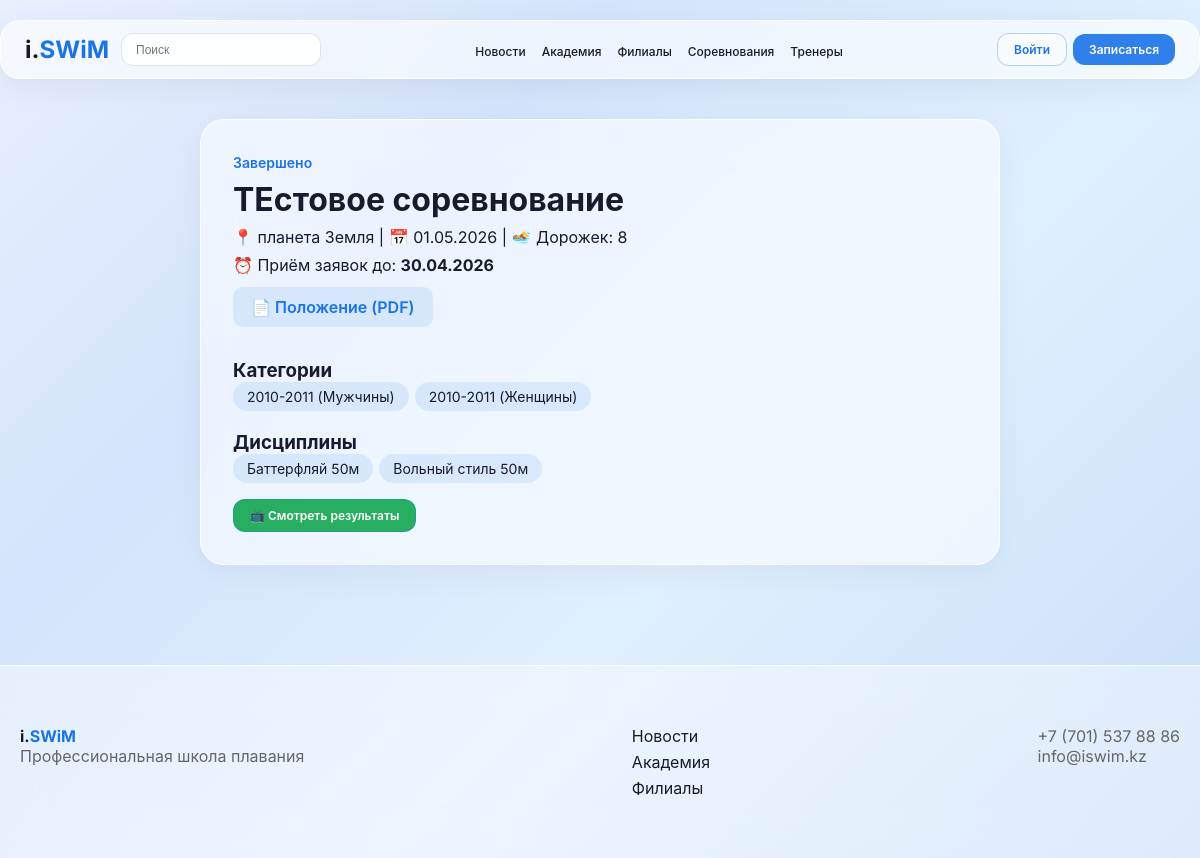
The page /competitions/5/ on the database its author committed.
### competitions/models.py (models this page shows, shortened)
class Competition(models.Model):
    STATUS_CHOICES = [
        ('upcoming', 'Предстоящее'),
        ('registration', 'Регистрация открыта'),
        ('closed', 'Регистрация закрыта'),
        ('ongoing', 'Идёт сейчас'),
        ('finished', 'Завершено'),
        ('cancelled', 'Отменено'),
    ]
    title = models.CharField(max_length=200, verbose_name='Название')
    description = models.TextField(blank=True, verbose_name='Описание')
    location = models.CharField(max_length=300, verbose_name='Место проведения')
    branch = models.ForeignKey(Branch, on_delete=models.SET_NULL, null=True, blank=True, verbose_name='Филиал')
    start_date = models.DateField(verbose_name='Дата начала')
    end_date = models.DateField(blank=True, null=True, verbose_name='Дата окончания')
    registration_deadline = models.DateField(blank=True, null=True, verbose_name='Дедлайн заявок')
    registration_deadline_time = models.CharField(max_length=5, default="23:59", verbose_name="Время закрытия заявок")
    status = models.CharField(max_length=15, choices=STATUS_CHOICES, default='upcoming', verbose_name='Статус')
    lanes = models.PositiveIntegerField(default=6, verbose_name='Количество дорожек')
    regulation = models.FileField(upload_to='regulations/', blank=True, verbose_name='Положение (PDF)')
    created_by = models.ForeignKey(User, on_delete=models.SET_NULL, null=True, verbose_name='Создал')
    created_at = models.DateTimeField(auto_now_add=True, verbose_name='Создано')
    image = models.ImageField(upload_to='competitions/', blank=True, verbose_name='Баннер')
    class Meta:
        verbose_name = 'Соревнование'
        verbose_name_plural = 'Соревнования'
        ordering = ['start_date']

class AgeCategory(models.Model):
    competition = models.ForeignKey(Competition, on_delete=models.CASCADE, related_name='age_categories', verbose_name='Соревнование')
    name = models.CharField(max_length=100, verbose_name='Название')
    birth_year_from = models.PositiveIntegerField(verbose_name='Год рождения от')
    birth_year_to = models.PositiveIntegerField(verbose_name='Год рождения до')
    gender = models.CharField(max_length=1, choices=[('M', 'Мужчины'), ('F', 'Женщины')], verbose_name='Пол')
    class Meta:
        verbose_name = 'Возрастная категория'
        verbose_name_plural = 'Возрастные категории'

class Discipline(models.Model):
    STYLE_CHOICES = [
        ('free', 'Вольный стиль'),
        ('back', 'На спине'),
        ('breast', 'Брасс'),
        ('fly', 'Баттерфляй'),
        ('medley', 'Комплекс'),
    ]
    competition = models.ForeignKey(Competition, on_delete=models.CASCADE, related_name='disciplines', verbose_name='Соревнование')
    style = models.CharField(max_length=10, choices=STYLE_CHOICES, verbose_name='Стиль')
    distance = models.PositiveIntegerField(verbose_name='Дистанция (м)')
    class Meta:
        verbose_name = 'Дисциплина'
        verbose_name_plural = 'Дисциплины'
        unique_together = ['competition', 'style', 'distance']

### competitions/views.py (the view)
# urls.py: path('competitions/<int:pk>/', CompetitionDetailView.as_view(), name='competition_detail'),
class CompetitionDetailView(DetailView):
    model = Competition
    template_name = 'competitions/competition_detail.html'
    context_object_name = 'comp'
    def get(self, request, *args, **kwargs):
        self.object = self.get_object()
        from .models import check_registration_deadline
        check_registration_deadline(self.object)
        if request.GET.get('close_registration') and is_secretary(request.user):
            self.object.status = 'closed'
            self.object.save()
            messages.success(request, 'Приём заявок закрыт')
            return redirect('competition_detail', pk=self.object.pk)
        return super().get(request, *args, **kwargs)
    def get_context_data(self, **kwargs):
        ctx = super().get_context_data(**kwargs)
        ctx['disciplines'] = self.object.disciplines.all()
        ctx['age_categories'] = self.object.age_categories.all()
        return ctx

### competitions/models.py (called while the page is built)
def check_registration_deadline(competition):
    if competition.status == 'upcoming' and competition.registration_deadline:
        now = timezone.now()
        d = competition.registration_deadline
        t = competition.registration_deadline_time or '23:59'
        h, m = map(int, t.split(':'))
        from django.utils.timezone import make_aware
        import datetime as dt
        deadline = make_aware(dt.datetime(d.year, d.month, d.day, h, m))
        if now > deadline:
            competition.status = 'closed'
            competition.save()

### competitions/templatetags/competition_tags.py (called while the page is built)
@register.simple_tag(takes_context=True)
def is_secretary(context):
    user = context['user']
    return user.is_authenticated and (user.is_staff or hasattr(user, 'secretary_profile'))

### competitions/templates/competitions/competition_detail.html (shortened to what this page needs)
{% extends 'core/base.html' %}
{% load competition_tags %}
{% block content %}
<div class="container">
    <div class="glass-card" style="max-width:800px;margin:0 auto;">
        <span style="font-size:14px;font-weight:600;color:#1a73e8;">{{ comp.get_status_display }}</span>
        <h1 style="font-weight:700;margin:8px 0;">{{ comp.title }}</h1>
        <p>📍 {{ comp.location }} | 📅 {{ comp.start_date|date:"d.m.Y" }} | 🏊 Дорожек: {{ comp.lanes }}</p>
        {% if comp.registration_deadline %}
            <p style="margin-top:8px;">⏰ Приём заявок до: <strong>{{ comp.registration_deadline|date:"d.m.Y" }}</strong></p>
        {% endif %}
        {% if comp.regulation %}
            <a href="{{ comp.regulation.url }}" target="_blank" style="display:inline-block;margin:12px 0;padding:10px 18px;background:rgba(26,115,232,0.1);border-radius:10px;color:#1a73e8;font-weight:600;text-decoration:none;">📄 Положение (PDF)</a>
        {% endif %}
        <h3 style="margin-top:20px;">Категории</h3>
        <div style="display:flex;flex-wrap:wrap;gap:6px;">
            {% for cat in comp.age_categories.all %}
                <span style="background:rgba(26,115,232,0.1);padding:6px 14px;border-radius:20px;font-size:14px;">{{ cat.name }} ({{ cat.get_gender_display }})</span>
            {% empty %}
                <span style="color:#999;">Не указаны</span>
            {% endfor %}
        </div>
        <h3 style="margin-top:20px;">Дисциплины</h3>
        <div style="display:flex;flex-wrap:wrap;gap:6px;">
            {% for d in comp.disciplines.all %}
                <span style="background:rgba(26,115,232,0.1);padding:6px 14px;border-radius:20px;font-size:14px;">{{ d.get_style_display }} {{ d.distance }}м</span>
            {% empty %}
                <span style="color:#999;">Не указаны</span>
            {% endfor %}
        </div>
        {% is_secretary as secretary %}
        <div style="margin-top:16px;">
            <a href="{% url 'public_results' comp.pk %}" class="btn-glass-outline" style="background:#27ae60;color:white;">📺 Смотреть результаты</a>
        </div>
    </div>
</div>
{% endblock %}

### core/templates/core/base.html (style rules this page uses)
* { margin: 0; padding: 0; box-sizing: border-box; }
body { font-family: 'Inter', -apple-system, BlinkMacSystemFont, sans-serif; background: linear-gradient(135deg, #e8f0fe 0%, #d4e4fc 30%, #e0f0ff 60%, #c8ddf8 100%); background-attachment: fixed; min-height: 100vh; color: #1a1a2e; }
.btn-glass, .btn-glass-outline { padding: 8px 16px; border-radius: 12px; font-weight: 600; font-size: 12px; cursor: pointer; text-decoration: none; display: inline-block; white-space: nowrap; }
.btn-glass-outline { background: rgba(255,255,255,0.5); border: 1px solid rgba(26,115,232,0.3); color: #1a73e8; }
.container { max-width: 1200px; margin: 0 auto; padding: 20px; }
.glass-card { background: rgba(255,255,255,0.55); backdrop-filter: blur(20px); border: 1px solid rgba(255,255,255,0.8); border-radius: 24px; padding: 32px; box-shadow: 0 8px 32px rgba(0,0,0,0.05); }

### rows shown on the page
Competition: status "Завершено", title "ТЕстовое соревнование", location "планета Земля", start_date "01.05.2026", lanes "8", registration_deadline "30.04.2026"
AgeCategory: name "2010-2011", gender "Мужчины"
AgeCategory: name "2010-2011", gender "Женщины"
Discipline: style "Баттерфляй", distance "50"
Discipline: style "Вольный стиль", distance "50"
